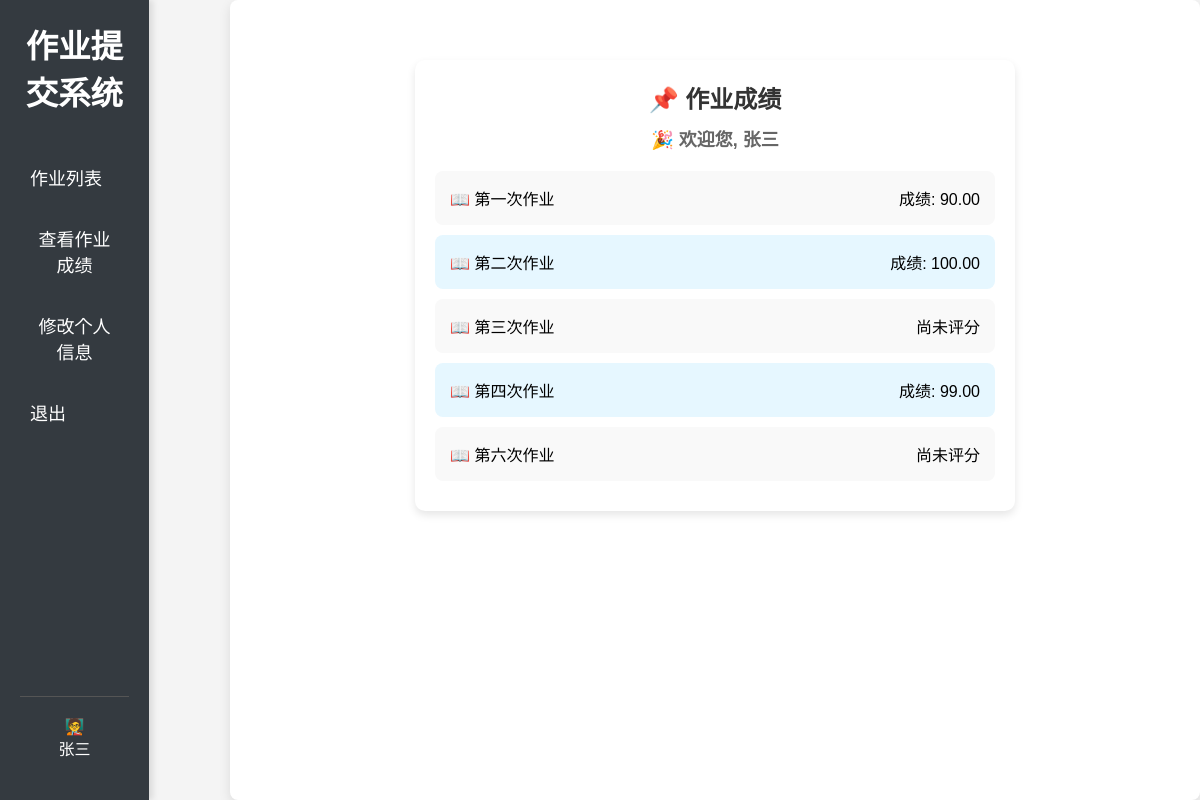
The page /check_grade (signed in) on the database as committed earlier.
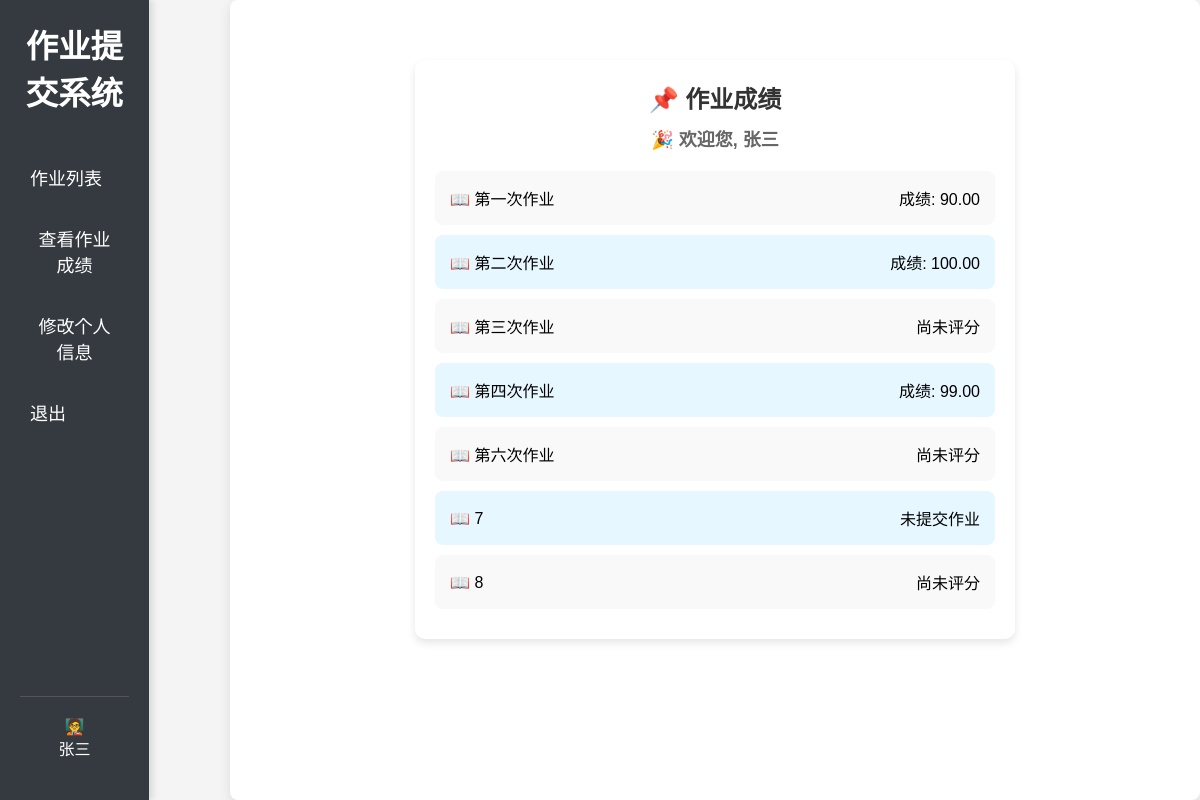
The same page on the database as committed later.
### assignment_system/models.py (models this page shows, shortened)
class Assignment(models.Model):
    title = models.CharField(max_length=200)
    description = models.TextField()
    due_date = models.DateTimeField()
    file = models.FileField(upload_to='submissions/', blank=True, null=True)
    custom_fields = models.JSONField(default=list, blank=True, null=True)

class Scores(models.Model):
    student = models.ForeignKey(settings.AUTH_USER_MODEL, on_delete=models.CASCADE)
    assignment = models.ForeignKey('Assignment', on_delete=models.CASCADE)
    score = models.DecimalField(max_digits=5, decimal_places=2,verbose_name="成绩",default=0)
    submission=models.ForeignKey('Submission',on_delete=models.CASCADE,related_name='score', null=True, blank=True,default=None)

### assignment_system/views.py (the view)
# urls.py: path('check_grade',views.check_grade,name='check_grade'),
def check_grade(request):
    if not request.user.is_authenticated:
        return redirect('custom_login')
    student = request.user
    scores = Scores.objects.filter(student=student)
    assignments = Assignment.objects.all()
    submissions = Submission.objects.filter(
        student=request.user,
        assignment=OuterRef('pk')
    )
    assignments = assignments.annotate(has_submission=Exists(submissions))
    assignment_scores = {}
    for assignment in assignments:
        score = scores.filter(assignment=assignment).first()  # 获取每个作业的成绩
        assignment_scores[assignment] = score  # 将作业和成绩存储为字典
    return render(request, 'check_grade.html', {
        'assignment_scores': assignment_scores,
         'assignments': assignments
    })

### assignment_system/templates/check_grade.html (shortened to what this page needs)
{% extends 'base.html' %}
{% block content %}
<div class="container">
    <h2 class="title">📌 作业成绩</h2>
    <h3 class="welcome">🎉 欢迎您, {{ user.name }}</h3>
    <ul class="assignment-list">
        {% for assignment, score in assignment_scores.items %}
            <li class="assignment-item">
                <span class="assignment-title">📖 {{ assignment.title }}</span>
                {% if not assignment.has_submission %}
                    <span class="status no-status-submitted">未提交作业</span>
                {% else %}
                {% if score.score > 0 %}
                    <span class="assignment-score">成绩: {{ score.score }}</span>
                {% else %}
                    <span class="no-score">尚未评分</span>
                {% endif %}
                {% endif %}
            </li>
        {% empty %}
            <li class="no-assignment">暂无作业</li>
        {% endfor %}
    </ul>
</div>
{% endblock %}

Rows that differ between the two databases and show on the page:
added Assignment: title "7", shows "未提交作业"
added Assignment: title "8", shows "尚未评分"
